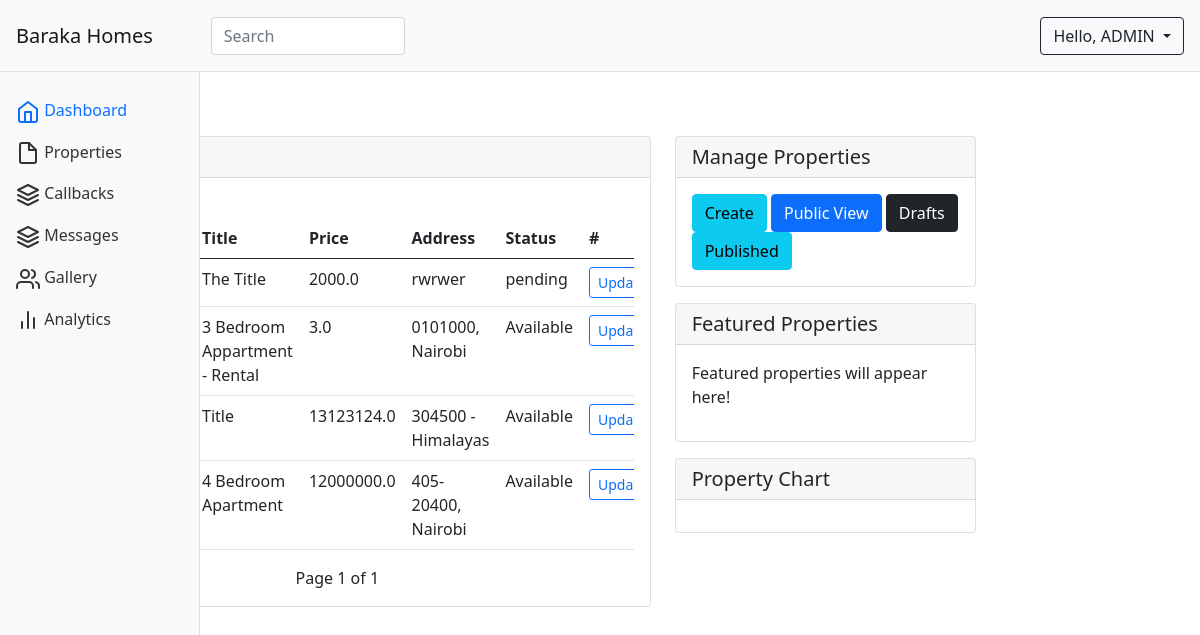
The page /realtor/property_list/ on the database as committed earlier.
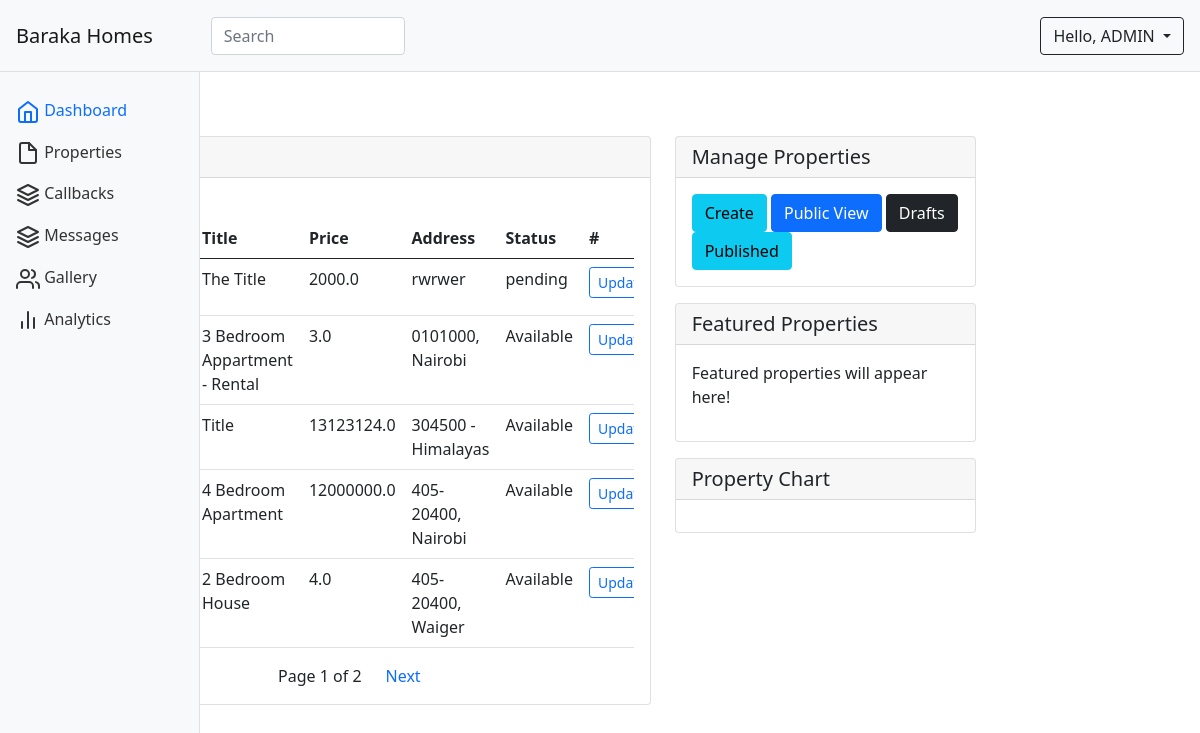
The same page on the database as committed later.
### realtor/models.py (models this page shows, shortened)
class Properties(models.Model):
    title = models.CharField(max_length=250)
    description = models.TextField()
    address = models.CharField(max_length=250)
    price = models.FloatField()
    size = models.CharField(max_length=50, blank=True)
    status = models.CharField(max_length=50)
    images = models.ImageField(upload_to='properties')
    location = models.CharField(max_length=100, blank=True, default="Nairobi")
    featured = models.BooleanField(default=False)
    date_created = models.DateTimeField(auto_now_add=True)

### realtor/views.py (the view)
# urls.py: path("property_list/", views.PropertyListView.as_view(), name="property_list"),
class PropertyListView(ListView):
    context_object_name = 'properties'
    model = Properties
    template_name = 'realtors/property_list.html'
    paginate_by = 5

### templates/realtors/property_list.html (shortened to what this page needs)
{% extends './dashboard.html' %}
{% block content %}
<main class="col-md-9 ml-sm-auto col-lg-10 px-md-4 py-4">
    <nav aria-label="breadcrumb">
        <ol class="breadcrumb">
            <li class="breadcrumb-item"><a href="{% url 'realtor'%}">Home</a></li>
            <li class="breadcrumb-item active" aria-current="page">Properties</li>
        </ol>
    </nav>
    <div class="row">
        <div class="col-12 col-xl-8 mb-4 mb-lg-0">
            <div class="card">
                <h5 class="card-header">Properties</h5>
                <div class="card-body">
                    <div class="table-responsive">
                        <table class="table">
                            <thead>
                                <tr>
                                    <th scope="col">Property ID</th>
                                    <th scope="col">Image</th>
                                    <th scope="col">Title</th>
                                    <th scope="col">Price</th>
                                    <th scope="col">Address</th>
                                    <th scope="col">Status</th>
                                    <th scope="col">#</th>
                                </tr>
                            </thead>
                            <tbody>
                                {% for property in properties %}
                                <tr>
                                    <td>{{property.id}}</td>
                                    <td>
                                    </td>
                                    <td>{{property.title}}</td>
                                    <td>{{property.price}}</td>
                                    <td>{{property.address}}</td>
                                    <td>{{property.status}}</td>
                                    <td>
                                        <a href="{% url 'update_property' property.id %}"
                                            class="btn btn-sm btn-outline-primary">Update</a>
                                    </td>
                                </tr>
                                {% endfor %}
                            </tbody>
                        </table>
                    </div>
                    <div class='pagination justify-content-center'>
                        <span class='mx-4'>
                          Page {{ page_obj.number }} of {{ page_obj.paginator.num_pages }}
                        </span>
                        {% if page_obj.has_next %}
                          <a href='{% url "property_list" %}?page={{ page_obj.next_page_number }}' class="text-decoration-none"> Next</a>
                        {% endif %}
                      </div>
                </div>
            </div>
        </div>
        <div class="col-12 col-xl-4">
            <div class="card mb-3">
                <h5 class="card-header">Manage Properties</h5>
                <div class="card-body">
                    <a class="btn btn-block btn-info" href="{% url 'create_property'%}">Create</a>
                    <button class="btn btn-block btn-primary">Public View</button>
                    <button class="btn btn-block btn-dark">Drafts</button>
                    <button class="btn btn-block btn-info">Published</button>
                </div>
            </div>
            <div class="card mb-3">
                <h5 class="card-header">Featured Properties</h5>
                <div class="card-body">
                    <p class="fw-lighter">
                        Featured properties will appear here!
                    </p>
                </div>
            </div>
            <div class="card">
                <h5 class="card-header">Property Chart</h5>
                <div class="card-body">
                </div>
            </div>
        </div>
    </div>
</main>
{% endblock %}

Rows that differ between the two databases and show on the page:
added Properties: title "2 Bedroom House", price "4.0", address "405-20400, Waiger", status "Available"
Other text that changed with them:
{{ page_obj.paginator.num_pages }}: "1" → "2"
text now shown: "Next"
